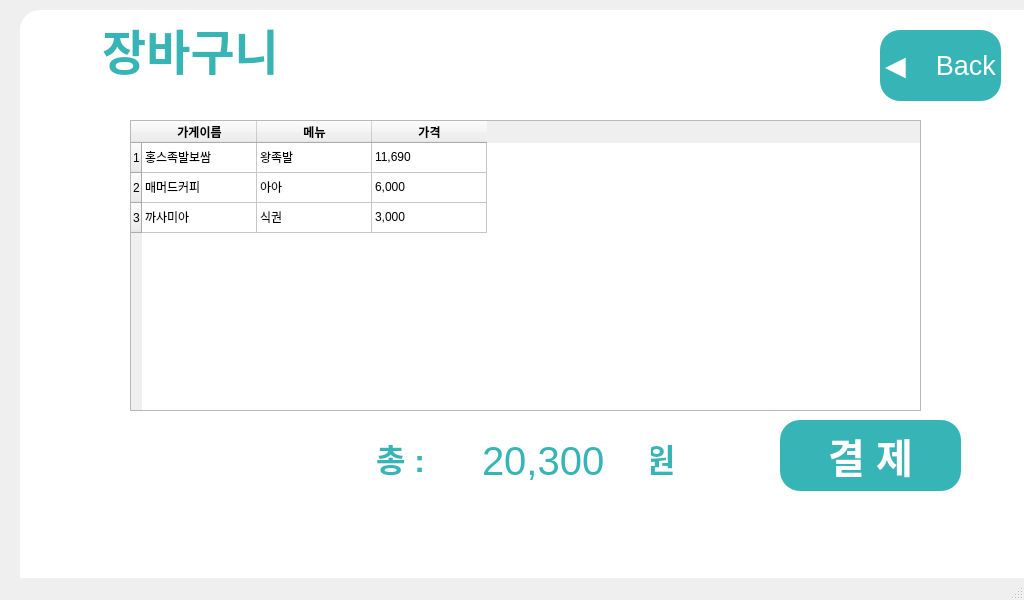
<?xml version="1.0" encoding="UTF-8"?>
<ui version="4.0">
 <class>basketWindow</class>
 <widget class="QMainWindow" name="basketWindow">
  <property name="geometry">
   <rect>
    <x>0</x>
    <y>0</y>
    <width>1024</width>
    <height>600</height>
   </rect>
  </property>
  <property name="windowTitle">
   <string>MainWindow</string>
  </property>
  <widget class="QWidget" name="centralwidget">
   <widget class="QLabel" name="storeLabel">
    <property name="geometry">
     <rect>
      <x>20</x>
      <y>10</y>
      <width>1024</width>
      <height>600</height>
     </rect>
    </property>
    <property name="styleSheet">
     <string notr="true">background-color: rgba( 255, 255, 255); border-radius: 20px</string>
    </property>
    <property name="text">
     <string/>
    </property>
   </widget>
   <widget class="QTableWidget" name="workTable">
    <property name="geometry">
     <rect>
      <x>130</x>
      <y>120</y>
      <width>791</width>
      <height>291</height>
     </rect>
    </property>
    <property name="baseSize">
     <size>
      <width>0</width>
      <height>0</height>
     </size>
    </property>
    <property name="acceptDrops">
     <bool>false</bool>
    </property>
    <property name="toolTip">
     <string>&lt;html&gt;&lt;head/&gt;&lt;body&gt;&lt;p align=&quot;center&quot;&gt;&lt;br/&gt;&lt;/p&gt;&lt;/body&gt;&lt;/html&gt;</string>
    </property>
    <property name="layoutDirection">
     <enum>Qt::LeftToRight</enum>
    </property>
    <property name="midLineWidth">
     <number>2</number>
    </property>
    <attribute name="horizontalHeaderVisible">
     <bool>true</bool>
    </attribute>
    <attribute name="horizontalHeaderCascadingSectionResizes">
     <bool>true</bool>
    </attribute>
    <attribute name="horizontalHeaderDefaultSectionSize">
     <number>115</number>
    </attribute>
    <attribute name="horizontalHeaderStretchLastSection">
     <bool>false</bool>
    </attribute>
    <row>
     <property name="text">
      <string>1</string>
     </property>
    </row>
    <row>
     <property name="text">
      <string>2</string>
     </property>
    </row>
    <row>
     <property name="text">
      <string>3</string>
     </property>
    </row>
    <column>
     <property name="text">
      <string>가게이름</string>
     </property>
     <property name="font">
      <font>
       <weight>75</weight>
       <bold>true</bold>
      </font>
     </property>
     <property name="textAlignment">
      <set>AlignCenter</set>
     </property>
    </column>
    <column>
     <property name="text">
      <string>메뉴</string>
     </property>
     <property name="font">
      <font>
       <weight>75</weight>
       <bold>true</bold>
      </font>
     </property>
     <property name="textAlignment">
      <set>AlignCenter</set>
     </property>
    </column>
    <column>
     <property name="text">
      <string>가격</string>
     </property>
     <property name="font">
      <font>
       <weight>75</weight>
       <bold>true</bold>
      </font>
     </property>
     <property name="textAlignment">
      <set>AlignCenter</set>
     </property>
    </column>
    <item row="0" column="0">
     <property name="text">
      <string>홍스족발보쌈</string>
     </property>
    </item>
    <item row="0" column="1">
     <property name="text">
      <string>왕족발</string>
     </property>
    </item>
    <item row="0" column="2">
     <property name="text">
      <string>11,690</string>
     </property>
    </item>
    <item row="1" column="0">
     <property name="text">
      <string>매머드커피</string>
     </property>
    </item>
    <item row="1" column="1">
     <property name="text">
      <string>아아</string>
     </property>
    </item>
    <item row="1" column="2">
     <property name="text">
      <string>6,000</string>
     </property>
    </item>
    <item row="2" column="0">
     <property name="text">
      <string>까사미아</string>
     </property>
    </item>
    <item row="2" column="1">
     <property name="text">
      <string>식권</string>
     </property>
    </item>
    <item row="2" column="2">
     <property name="text">
      <string>3,000</string>
     </property>
    </item>
   </widget>
   <widget class="QPushButton" name="payBtn">
    <property name="geometry">
     <rect>
      <x>780</x>
      <y>420</y>
      <width>181</width>
      <height>71</height>
     </rect>
    </property>
    <property name="font">
     <font>
      <pointsize>30</pointsize>
      <weight>75</weight>
      <bold>true</bold>
     </font>
    </property>
    <property name="styleSheet">
     <string notr="true">color:rgb(255,255,255);background-color: rgb(55, 181, 182); border-radius: 20px</string>
    </property>
    <property name="text">
     <string>결 제</string>
    </property>
   </widget>
   <widget class="QTextEdit" name="textEdit">
    <property name="geometry">
     <rect>
      <x>50</x>
      <y>10</y>
      <width>281</width>
      <height>81</height>
     </rect>
    </property>
    <property name="styleSheet">
     <string notr="true">color:rgb(55, 181, 182);background-color: rgb(255,255,255); border-radius: 20px</string>
    </property>
    <property name="html">
     <string>&lt;!DOCTYPE HTML PUBLIC &quot;-//W3C//DTD HTML 4.0//EN&quot; &quot;http://www.w3.org/TR/REC-html40/strict.dtd&quot;&gt;
&lt;html&gt;&lt;head&gt;&lt;meta name=&quot;qrichtext&quot; content=&quot;1&quot; /&gt;&lt;style type=&quot;text/css&quot;&gt;
p, li { white-space: pre-wrap; }
&lt;/style&gt;&lt;/head&gt;&lt;body style=&quot; font-family:'Ubuntu'; font-size:11pt; font-weight:400; font-style:normal;&quot;&gt;
&lt;p align=&quot;center&quot; style=&quot; margin-top:0px; margin-bottom:0px; margin-left:0px; margin-right:0px; -qt-block-indent:0; text-indent:0px;&quot;&gt;&lt;span style=&quot; font-size:36pt; font-weight:600;&quot;&gt;장바구니&lt;/span&gt;&lt;/p&gt;&lt;/body&gt;&lt;/html&gt;</string>
    </property>
   </widget>
   <widget class="QTextEdit" name="textEdit_2">
    <property name="geometry">
     <rect>
      <x>360</x>
      <y>430</y>
      <width>81</width>
      <height>81</height>
     </rect>
    </property>
    <property name="styleSheet">
     <string notr="true">color:rgb(55, 181, 182);background-color: rgb(255,255,255); border-radius: 20px</string>
    </property>
    <property name="html">
     <string>&lt;!DOCTYPE HTML PUBLIC &quot;-//W3C//DTD HTML 4.0//EN&quot; &quot;http://www.w3.org/TR/REC-html40/strict.dtd&quot;&gt;
&lt;html&gt;&lt;head&gt;&lt;meta name=&quot;qrichtext&quot; content=&quot;1&quot; /&gt;&lt;style type=&quot;text/css&quot;&gt;
p, li { white-space: pre-wrap; }
&lt;/style&gt;&lt;/head&gt;&lt;body style=&quot; font-family:'Ubuntu'; font-size:11pt; font-weight:400; font-style:normal;&quot;&gt;
&lt;p align=&quot;center&quot; style=&quot; margin-top:0px; margin-bottom:0px; margin-left:0px; margin-right:0px; -qt-block-indent:0; text-indent:0px;&quot;&gt;&lt;span style=&quot; font-size:24pt; font-weight:600;&quot;&gt;총 :&lt;/span&gt;&lt;/p&gt;&lt;/body&gt;&lt;/html&gt;</string>
    </property>
   </widget>
   <widget class="QTextEdit" name="textEdit_4">
    <property name="geometry">
     <rect>
      <x>620</x>
      <y>430</y>
      <width>81</width>
      <height>61</height>
     </rect>
    </property>
    <property name="styleSheet">
     <string notr="true">color:rgb(55, 181, 182);background-color: rgb(255,255,255); border-radius: 20px</string>
    </property>
    <property name="html">
     <string>&lt;!DOCTYPE HTML PUBLIC &quot;-//W3C//DTD HTML 4.0//EN&quot; &quot;http://www.w3.org/TR/REC-html40/strict.dtd&quot;&gt;
&lt;html&gt;&lt;head&gt;&lt;meta name=&quot;qrichtext&quot; content=&quot;1&quot; /&gt;&lt;style type=&quot;text/css&quot;&gt;
p, li { white-space: pre-wrap; }
&lt;/style&gt;&lt;/head&gt;&lt;body style=&quot; font-family:'Ubuntu'; font-size:11pt; font-weight:400; font-style:normal;&quot;&gt;
&lt;p align=&quot;center&quot; style=&quot; margin-top:0px; margin-bottom:0px; margin-left:0px; margin-right:0px; -qt-block-indent:0; text-indent:0px;&quot;&gt;&lt;span style=&quot; font-size:24pt; font-weight:600;&quot;&gt;원&lt;/span&gt;&lt;/p&gt;&lt;/body&gt;&lt;/html&gt;</string>
    </property>
   </widget>
   <widget class="QPushButton" name="backBtn">
    <property name="geometry">
     <rect>
      <x>880</x>
      <y>30</y>
      <width>121</width>
      <height>71</height>
     </rect>
    </property>
    <property name="font">
     <font>
      <pointsize>20</pointsize>
     </font>
    </property>
    <property name="styleSheet">
     <string notr="true">color:rgb(255,255,255);background-color: rgb(55, 181, 182); border-radius: 20px</string>
    </property>
    <property name="text">
     <string>◀️    Back</string>
    </property>
   </widget>
   <widget class="QLineEdit" name="lineEdit">
    <property name="geometry">
     <rect>
      <x>480</x>
      <y>430</y>
      <width>171</width>
      <height>61</height>
     </rect>
    </property>
    <property name="font">
     <font>
      <pointsize>30</pointsize>
     </font>
    </property>
    <property name="layoutDirection">
     <enum>Qt::RightToLeft</enum>
    </property>
    <property name="styleSheet">
     <string notr="true">color:rgb(55, 181, 182);background-color: rgb(255,255,255); border-radius: 20px</string>
    </property>
    <property name="text">
     <string>20,300</string>
    </property>
   </widget>
  </widget>
  <widget class="QMenuBar" name="menubar">
   <property name="geometry">
    <rect>
     <x>0</x>
     <y>0</y>
     <width>1024</width>
     <height>22</height>
    </rect>
   </property>
  </widget>
  <widget class="QStatusBar" name="statusbar"/>
 </widget>
 <resources/>
 <connections/>
</ui>
